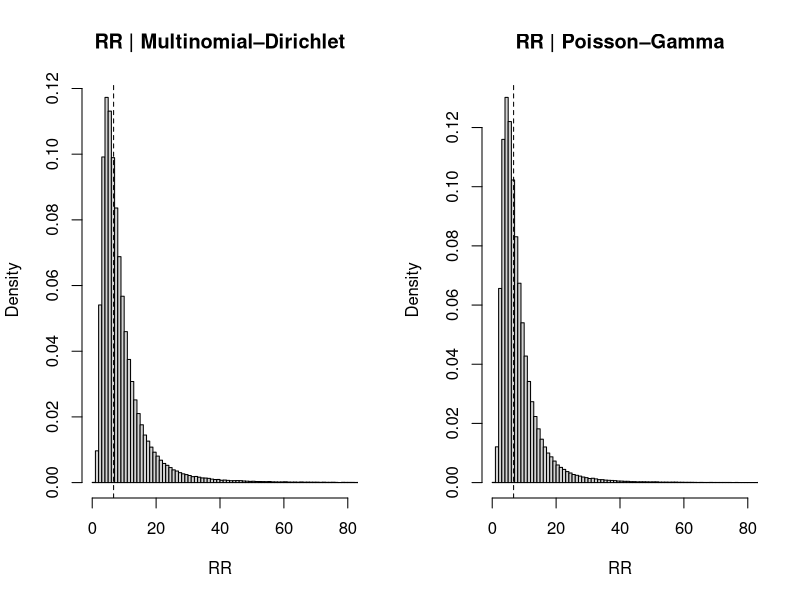
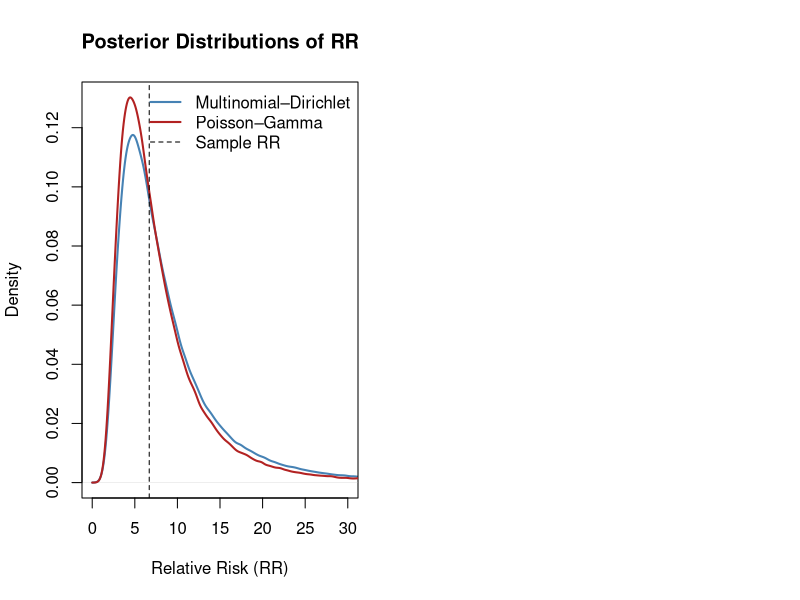

Write R code to recreate these figures, in order.
## ---- chunk 1
knitr::opts_chunk$set(echo = TRUE)
## ---- chunk 2
set.seed(1)
library(gtools)

# Data
y <- c(15, 50, 3, 84)
g <- c(0.10, 0.75, 0.10, 0.75)
a <- c(0.5, 3.0, 0.5, 3.0)
b <- c(5, 4, 5, 4)
S <- 3e5

# Multinomial–Dirichlet draws
theta <- rdirichlet(S, g + y)
RR_dir <- theta[,1]*(theta[,3]+theta[,4]) / (theta[,3]*(theta[,1]+theta[,2]))

# Poisson–Gamma draws
lam <- cbind(
  rgamma(S, a[1]+y[1], b[1]+1),
  rgamma(S, a[2]+y[2], b[2]+1),
  rgamma(S, a[3]+y[3], b[3]+1),
  rgamma(S, a[4]+y[4], b[4]+1)
)
p <- lam / rowSums(lam)
RR_pois <- p[,1]*(p[,3]+p[,4]) / (p[,3]*(p[,1]+p[,2]))
## ---- chunk 3
library(knitr)
library(kableExtra)

summarize_rr <- function(x) {
  c(
    Mean       = mean(x),
    Median     = median(x),
    SD         = sd(x),
    `2.5%`     = unname(quantile(x, 0.025)),
    `97.5%`    = unname(quantile(x, 0.975)),
    `Pr(RR>1)` = mean(x > 1),
    `Pr(RR>5)` = mean(x > 5)
  )
}

tab <- rbind(
  `Multinomial–Dirichlet` = summarize_rr(RR_dir),
  `Poisson–Gamma`         = summarize_rr(RR_pois)
)

# Turn into a data.frame and move model names into a column
tab_df <- as.data.frame(tab)
tab_df$Model <- rownames(tab_df)
tab_df <- tab_df[, c("Model", setdiff(colnames(tab_df), "Model"))]

# --- IMPORTANT: drop rownames so kable doesn't add an extra column ---
rownames(tab_df) <- NULL

# Build table
kable(
  tab_df,
  format   = if (knitr::is_latex_output()) "latex" else "html",
  booktabs = TRUE,
  row.names = FALSE,
  digits   = c(0, rep(2, ncol(tab_df) - 1)),
  caption  = "Posterior summaries for RR under two Bayesian models",
  align    = c("l", rep("r", ncol(tab_df) - 1)),
  format.args = list(big.mark = ",")
) |>
  kable_styling(full_width = FALSE, position = "center",
                latex_options = c("hold_position","striped")) |>
  column_spec(1, bold = TRUE) |>
  add_header_above(c(" " = 1, "Posterior Summary" = ncol(tab_df) - 1))
## ---- chunk 4
# Sample RR line
RR_hat <- 15*(3+84) / (3*(15+50))

par(mfrow = c(1,2))
# Define the range you want to cover
xmax <- ceiling(max(RR_dir, RR_pois))  # round up to next integer

# Dirichlet–Multinomial RR histogram with bin width 1
hist(RR_dir,
     breaks = seq(0, xmax, by = 1),   # ← each bin is 1 wide
     freq = FALSE,
     main = "RR | Multinomial–Dirichlet",
     xlab = "RR",
     xlim = c(0, 80))
abline(v = RR_hat, lty = 2)

# Poisson–Gamma RR histogram with bin width 1
hist(RR_pois,
     breaks = seq(0, xmax, by = 1),   # ← each bin is 1 wide
     freq = FALSE,
     main = "RR | Poisson–Gamma",
     xlab = "RR",
     xlim = c(0, 80))
abline(v = RR_hat, lty = 2)
## ---- chunk 5
breaks <- seq(0, xmax, by = 1)

# Compute density estimates
d_dir  <- density(RR_dir, from = 0, to = 40)
d_pois <- density(RR_pois, from = 0, to = 40)

# Plot both densities overlaid
plot(d_dir, type = "l", lwd = 2, col = "steelblue",
     xlim = c(0, 30), ylim = c(0, max(d_dir$y, d_pois$y)),
     main = "Posterior Distributions of RR",
     xlab = "Relative Risk (RR)")
lines(d_pois, lwd = 2, col = "firebrick")
abline(v = RR_hat, lty = 2, col = "black")

legend("topright",
       legend = c("Multinomial–Dirichlet", "Poisson–Gamma", "Sample RR"),
       col = c("steelblue", "firebrick", "black"),
       lwd = c(2, 2, 1), lty = c(1, 1, 2), bty = "n")
